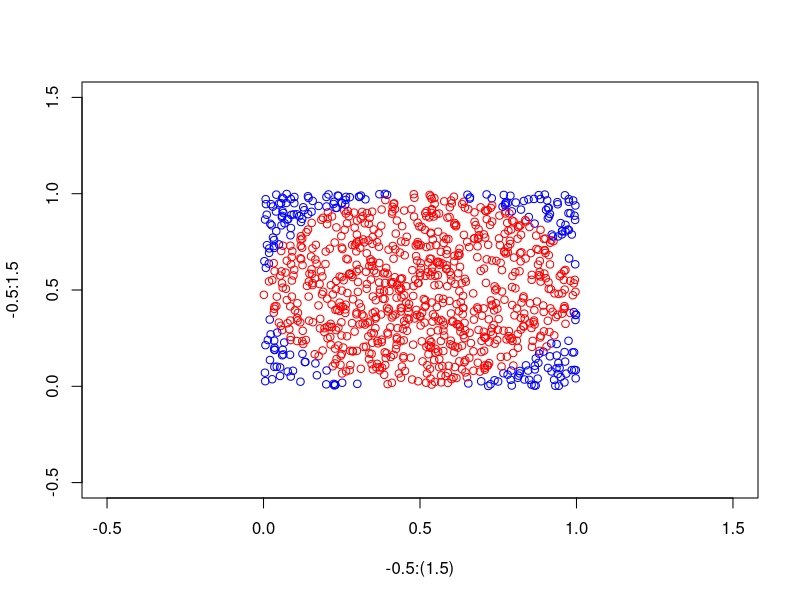
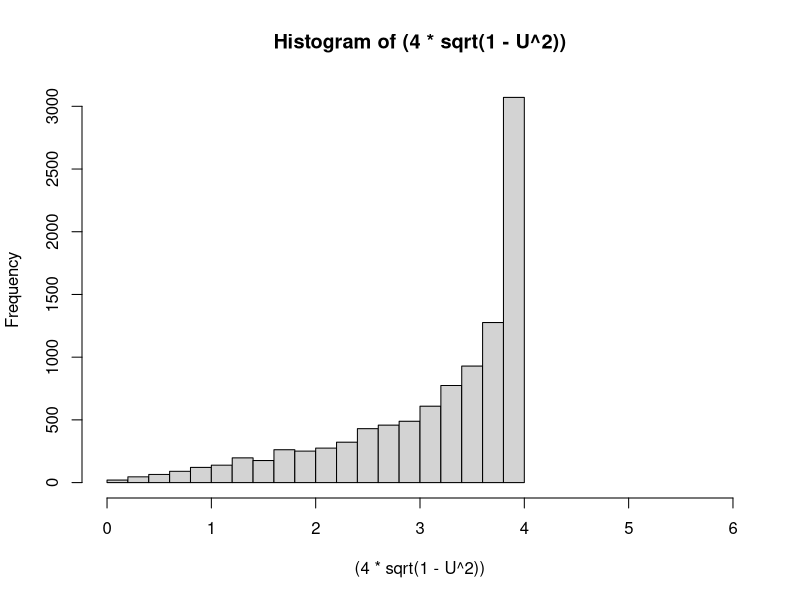
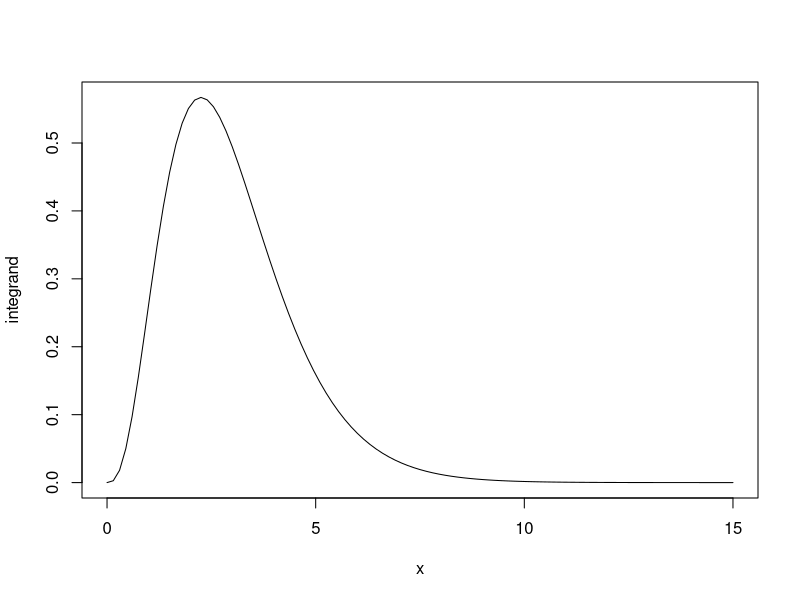

R code for these plots, in order:
options(scipen=999)

#1
r<-.5
n=1000
circle<-0

plot(-.5:(1.5), -.5:1.5, type = "n") 
for (i in 1:n) {
	xy<-c( runif(2,0,1) )
	if ((xy[1]-r)^2+(xy[2]-r)^2 < r^2) {circle<-circle + 1; 
		points(xy[1],xy[2],col="red")  } else {
		 points(xy[1],xy[2],col="blue") } }

4*(circle/1000) 

(circle/1000) * (1 -  (circle/1000)  ) / n




#2 

#example
U=runif(10000,0,1)
hist( (4*sqrt(1-U^2) )  , xlim=c(0,6))
sum( (4*sqrt(1-U^2) ) /10000 )




integrand <- function(x) {exp((-4*x)/3)*x^3 }
plot(integrand,xlim=c(0,15))
integrate(integrand  ,0, Inf )

n=10000
h<-rep(0,n)
for ( i in 1:n) {  U<-runif(1);	
h[i]<- exp((-4+4*U)/(3*U)) * ((1-U)/U)^3 * (1/U)^2;  }

barhn<-sum(h)/n;barhn

round(h,5)

sum( (h-barhn)^2 )/(n^2)

((4/3)^4)/gamma(4)





